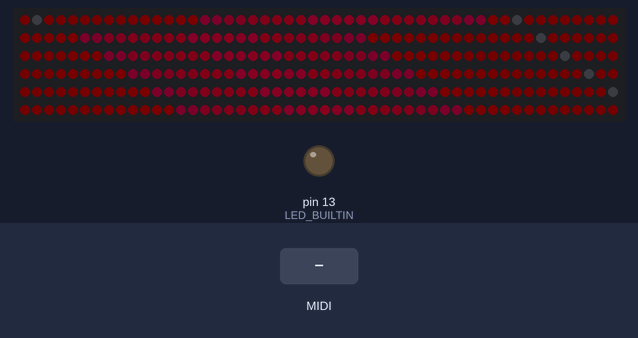
Recording of a sketch running on a simulated Teensy 4. On the bench: 300 RGB LEDs in strip order, left to right, continuing on the next row, output pins drawn as LEDs (lit = HIGH). Inputs (shaded band) come from the test bench. Dim RGB values are drawn brighter than linear.

Above: at 1.2 s.
1.3 s: MIDI note 36 received
At 3.17 s:
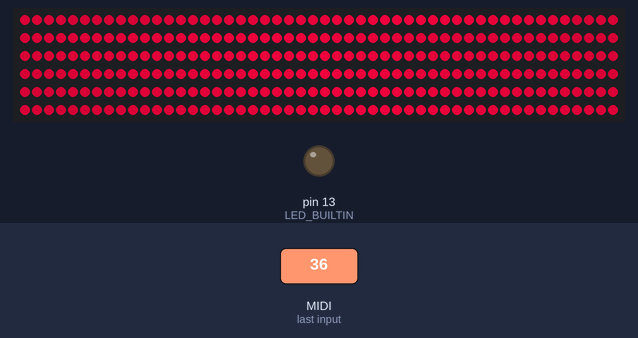
4.3 s: MIDI note 48 received
At 44.44 s:
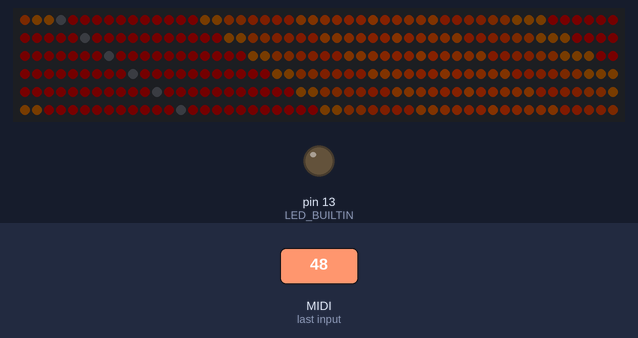

The sketch:

raveled.ino
```cpp
#include "FastLED.h"
#include <avr/power.h>

#define PIN            11
#define NUMPIXELS      300
#define CONTROL_CHANNEL   13
#define BRIGTHNESS_CONTROL   19
#define CONTRAST_CONTROL   15
#define STEPS_CONTROL   11
#define FPS 50

#define DEBUG false

CRGB leds[NUMPIXELS];
int delayval = 5;

int vu_mono = 100;
int direction = 1;
int position = 0;
int pulse = 0;
int bpm = 60;
float brightness = 0.2;
float contrast = 1;
float steps = 0;
unsigned int color = 1000;

unsigned long lastBeat = 0;
unsigned long lastStep = 0;
unsigned long lastUpdate = 0;
unsigned long lastDePulse = 0;

void setup()
{
  FastLED.addLeds<NEOPIXEL, PIN>(leds, NUMPIXELS);
  if (DEBUG) {
    Serial.begin(9600);
  }
  pinMode(LED_BUILTIN, OUTPUT);
  usbMIDI.setHandleNoteOn(myNoteOn);
  usbMIDI.setHandleControlChange(myControlChange);
}

void myControlChange(byte channel, byte control, byte value) {
  if (channel == CONTROL_CHANNEL) {
    if (control == CONTRAST_CONTROL) {
      contrast = (float) value / 127;
    }
    if (control == BRIGTHNESS_CONTROL) {
      brightness = (float) value / 127;
    }
    if (control == STEPS_CONTROL) {
      steps = (float) value / 127;
    }
  }
}

void myNoteOn(byte channel, byte note, byte velocity) {
  if (note == 68) {
    vu_mono = velocity;
    return;
  }
  if (note == 50) {
    // Beat
    doPulse();
    if (DEBUG) Serial.print(millis() - lastBeat);
    lastBeat = millis();
    lastStep = lastBeat;
    if (DEBUG) Serial.println(" beat");
    return;
  }
  if (note == 52) {
    // BPM
    usbMIDI.sendNoteOff(note, velocity + 50, channel);
    bpm = velocity + 50;
    return;
  }
}


void doPulse() {
  direction *= -1;
  pulse = 255 * contrast;
}

void handleEffects() {
  int j = 0;
  int jmod = 1;
  for (int i = 0; i < NUMPIXELS; i++) {
    leds[(i + position) % NUMPIXELS] = CHSV(color % 255, 255, min(255, j * brightness + pulse));
    if (j >= 255) {
      jmod = -1;
    }
    if (j <= 0) {
      jmod = 1;
    }
    j = j + jmod * 10;
    j = max(j, 0);
    j = min(j, 255);
  }
  position += direction;
}

int frameCount = 0;
unsigned long lastFrameMeasure = 0;

void loop()
{
  unsigned long thisStep = millis();
  int factor = lroundf(pow(2, (int) (steps * 100 / 25)));
  const unsigned long stepLength = 60000/((bpm)*factor);
  if(lastStep + stepLength  < thisStep) {
    doPulse();
    if (DEBUG) {
      Serial.print(millis());
      Serial.print(" stepLength: ");
      Serial.print(stepLength);
      Serial.print(" ");
      Serial.println(thisStep-lastStep);
    }
    lastStep = thisStep;
  }
  if(lastDePulse + (1000/100) < thisStep) {
    lastDePulse = thisStep;
    pulse -= 50;
    pulse = max(pulse, 0);
  }
  if(lastUpdate + (1000/FPS) < thisStep) {
    lastUpdate = thisStep;
    handleEffects();
    FastLED.show();
    frameCount++;
    if (lastFrameMeasure + 1000 < thisStep) {
      lastFrameMeasure = thisStep;
      if (DEBUG) {
        Serial.print(frameCount);
        Serial.print(" fps | ");
        // Serial.print(steps * 100 / 25);
        // Serial.print(" steps * 100 / 25 | ");
        // Serial.print((int) steps * 100 / 25);
        // Serial.print("(int) steps * 100 / 25 | ");
        // Serial.print((int) pow(2, (int) steps * 100 / 25));
        // Serial.print("pow 2 (int) steps * 100 / 25 | ");
        // Serial.print(steps);
        // Serial.print(" steps | ");
        Serial.print(factor);
        Serial.print(" step factor | ");
        Serial.print(bpm);
        Serial.println(" bpm");
      }
      frameCount = 0;
      color += 1;
    }
  }
  while (usbMIDI.read()) {
  }
}
```
